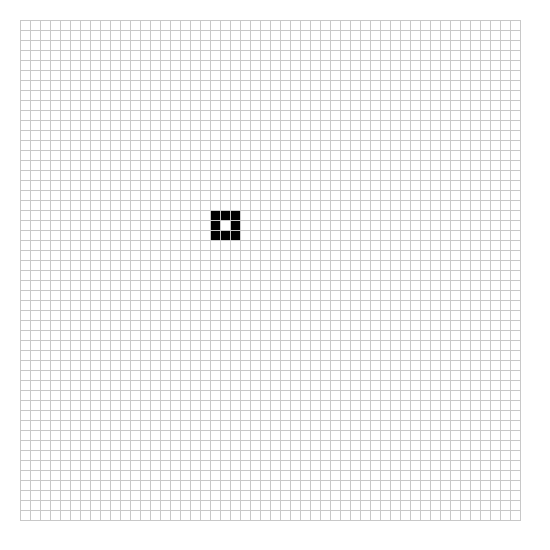
Frame 1 (no input)
Frame 2 (the mouse pressed at the canvas centre, redrawn once): identical to frame 1, image omitted

The Processing sketch that drew this single still picture (run headless with seeded random() and noise(); the mouse was pressed at the canvas centre and the sketch redrawn once):

// Processing sketch: Random_Grid_With_Drawing
// ── Random_Grid_With_Drawing.pde
final int SIZE = 10;
final int OUTER_PADDING = 20;

void setup()
{
   size(550, 550); 
}

void draw()
{
  background(255);
  int [][] myData = new int [50][50];
  myClearData(myData);
  myCircle(myData, 20, 20, 1);
  myDraw(myData); 
  noLoop();
}

void myCircle(int[][] array, int x, int y, float radius)
{
  for (int i = 0; i < 360; i++)
  {  
    int c = x + round(radius * cos(radians(i)));
    int r = y + round(radius * sin(radians(i)));
    array[r][c] = 1;
  }

}

void myLine(int[][] array, int x1, int y1, int x2, int y2)
{
  double dy = y2 - y1;
  double dx = x2 - x1;
  double m = dy / dx;
  double c = y1 - m * x1;  
  // -1's above and below offset for 0 indexing in arrays. 
  for (int x = x1; x < x2; ++x)
  {
    int y = (int)(m * x + c);
    println(x + ", " + y);
    array[y][x] = 1;
  }
}

void myRect(int[][] array, int x, int y, int width, int height)
{
  // Bounds checking, will give the effect of 'clipping'
  int tX = (x > array.length) ? array.length : (x < 1) ? 0 : x - 1;
  int tY = (y > array[0].length) ? array[0].length : (y < 1) ? 0 : y - 1;
  
  int tH = (x + height > array.length) ? array.length - x : x + height;
  int tW = (y + width > array[0].length) ? array[0].length - y : y + width;
  
  // -1's above and below offset for 0 indexing in arrays. 
  for (int i = tX; i < tH; i++)
  {
    for (int j = tY; j < tW; j++)
    {
        array[i][j] = 1;
    }
  }
}

public void myDraw(int[][] array)
{
  for (int i = 0; i < array.length; i++)
  {
    for (int j = 0; j < array[i].length; j++)
    {
      int sqFill = (array[i][j] == 0) ? 255 : 0;
      fill(sqFill);
      stroke(200);
      rect(   OUTER_PADDING + (j * SIZE), 
              OUTER_PADDING + (i * SIZE), 
              SIZE, 
              SIZE);      
    }
  }
}


public void myClearData(int[][] array)
{
  for (int i = 0; i < array.length; i++)
  {
    for (int j = 0; j < array[i].length; j++)
    {
      array[i][j] = 0;
    }
  }
}

public void myRandomSet(int[][] array, int n)
{
 int i = 0;
 int j = 0;
 boolean go = false;
 
 for (int k = 0; k < n; k++)
 {
   i = (int)random(array.length);   
   j = (int)random(array[i].length);
   
   while(!go)
   {
     i = (int)random(array.length);   
     j = (int)random(array[i].length);
     
     go = (array[i][j] == 1) ? false : true;      
     
   }
   array[i][j] = 1;
   go = false;
 }
}
